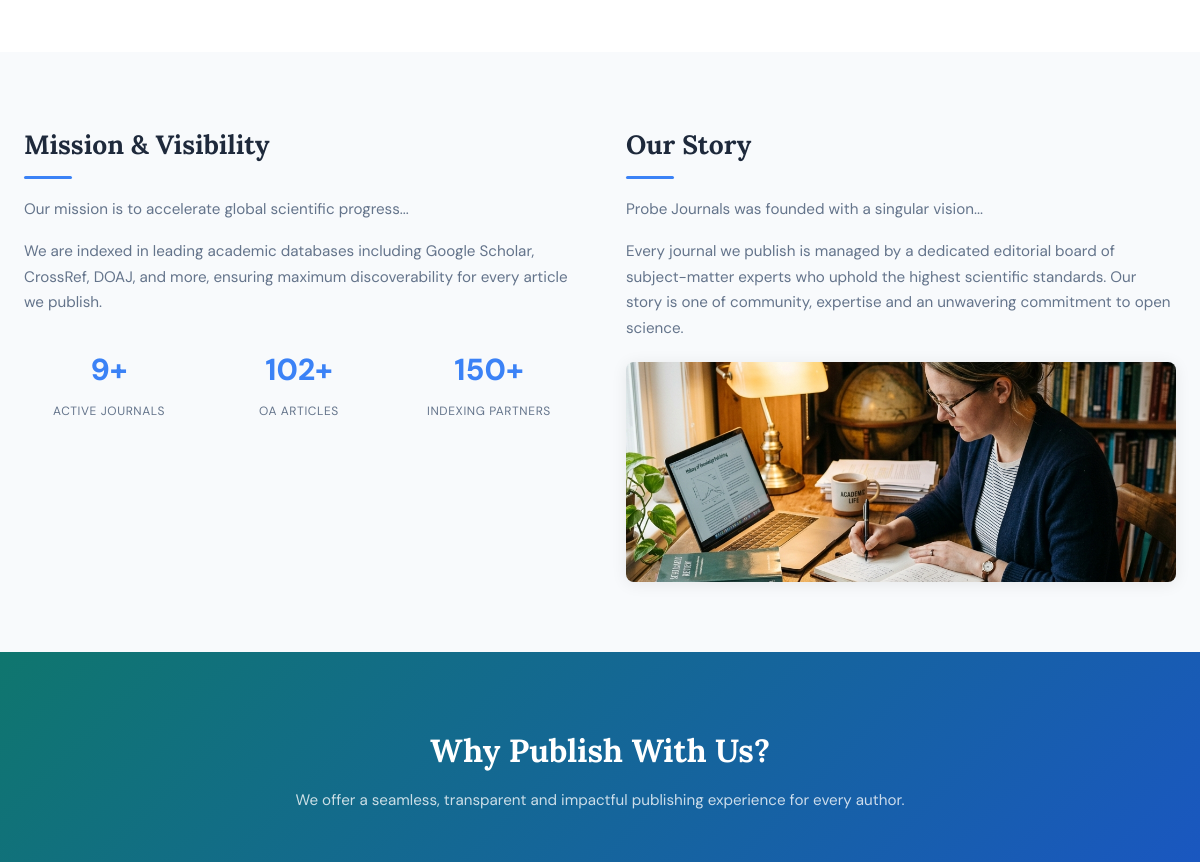
Before: / (middle part) with the older database file.
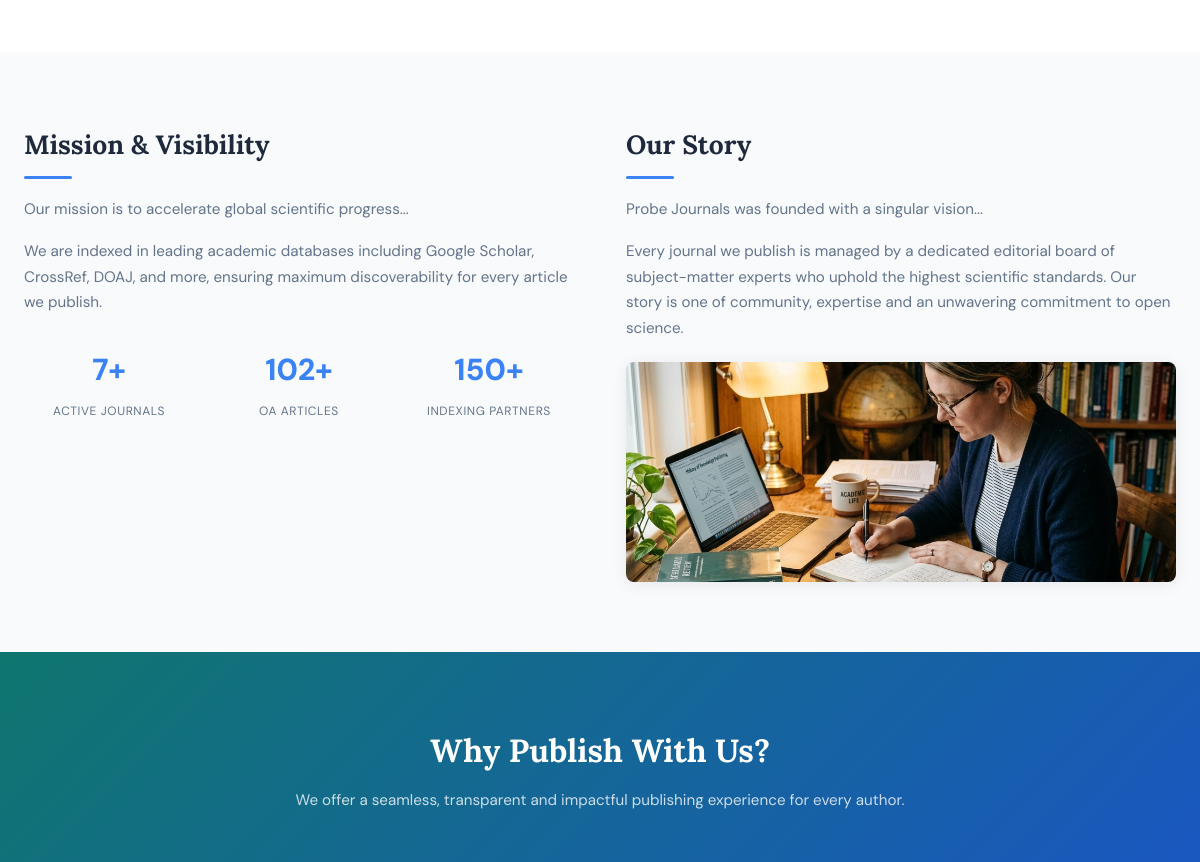
After: the same page with the newer database file.
### tables this page shows
CREATE TABLE IF NOT EXISTS site_pages (
  id INT AUTO_INCREMENT PRIMARY KEY,
  page_key VARCHAR(100) NOT NULL UNIQUE,
  page_title VARCHAR(255),
  content LONGTEXT,
  meta_title VARCHAR(255),
  meta_description TEXT,
  updated_at TIMESTAMP DEFAULT CURRENT_TIMESTAMP ON UPDATE CURRENT_TIMESTAMP
);

CREATE TABLE IF NOT EXISTS site_settings (
  setting_key VARCHAR(100) PRIMARY KEY,
  setting_value TEXT,
  setting_label VARCHAR(255),
  setting_type ENUM('text','textarea','email','url','number','image') DEFAULT 'text'
);

### includes/functions.php (called while the page is built, shortened)
<?php
function getSiteSetting(string $key, string $default = ''): string {
    $db = getDB();
    $stmt = $db->prepare("SELECT setting_value FROM site_settings WHERE setting_key = ? LIMIT 1");
    $stmt->execute([$key]);
    $result = $stmt->fetch();
    return $result ? $result['setting_value'] : $default;
}
function getPageContent(string $pageKey): string {
    $db = getDB();
    $stmt = $db->prepare("SELECT content FROM site_pages WHERE page_key = ? LIMIT 1");
    $stmt->execute([$pageKey]);
    $result = $stmt->fetch();
    return $result ? $result['content'] : '';
}

### public/index.php (the view, shortened to what this page needs)
<?php
require_once __DIR__ . '/../includes/header.php';
?>
<section class="hp-section">
</section>
<section class="hp-section hp-section--alt">
    <div class="container">
        <div class="hp-mission-grid">
            <div class="hp-mission-text">
                <h2 class="hp-section-title">Mission &amp; Visibility</h2>
                <p><?php echo getPageContent('homepage_mission') ?: 'Our mission is to accelerate global scientific progress through open-access publishing. By removing financial and geographic barriers to knowledge, we ensure that the research of scientists, clinicians, and engineers around the world receives the visibility it deserves.'; ?></p>
                <p style="margin-top:16px;">We are indexed in leading academic databases including Google Scholar, CrossRef, DOAJ, and more, ensuring maximum discoverability for every article we publish.</p>
                <div class="hp-mission-stats">
                    <div class="hp-stat">
                        <span class="hp-stat__num"><?php echo getSiteSetting('oa_journals_total', '7'); ?>+</span>
                        <span class="hp-stat__label">Active Journals</span>
                    </div>
                    <div class="hp-stat">
                        <span class="hp-stat__num"><?php echo getSiteSetting('oa_articles_total', '102'); ?>+</span>
                        <span class="hp-stat__label">OA Articles</span>
                    </div>
                    <div class="hp-stat">
                        <span class="hp-stat__num">150+</span>
                        <span class="hp-stat__label">Indexing Partners</span>
                    </div>
                </div>
            </div>
            <div class="hp-story-block">
                <h2 class="hp-section-title">Our Story</h2>
                <p><?php echo getPageContent('homepage_story') ?: 'Probe Journals was founded with a singular vision — to democratize scientific knowledge. Starting with a handful of journals in the medical sciences, we have grown into a trusted publisher recognized by academics globally.'; ?></p>
                <p style="margin-top:16px;">Every journal we publish is managed by a dedicated editorial board of subject-matter experts who uphold the highest scientific standards. Our story is one of community, expertise and an unwavering commitment to open science.</p>
                <img src="<?php echo SITE_URL; ?>/assets/img/our-story.jpg" alt="Our Story" class="hp-story-img">
            </div>
        </div>
    </div>
</section>
<section class="hp-why">
    <div class="container">
        <h2 class="hp-why__title">Why Publish With Us?</h2>
        <p class="hp-why__sub">We offer a seamless, transparent and impactful publishing experience for every author.</p>
    </div>
</section>
<?php require_once __DIR__ . '/../includes/footer.php'; ?>

### includes/header.php (shortened to what this page needs)
<?php
require_once __DIR__ . '/functions.php';
?>
<!DOCTYPE html>
<html lang="en">
<head>
    <link rel="stylesheet" href="https://cdnjs.cloudflare.com/ajax/libs/font-awesome/6.5.1/css/all.min.css">
    <link rel="stylesheet" href="<?php echo SITE_URL; ?>/assets/css/main.css">
</head>
<body class="<?php echo isset($body_class) ? $body_class : ''; ?>">
<main>

### includes/footer.php (shortened to what this page needs)
</main>
</body>
</html>

### public/assets/css/main.css (style rules this page uses)
:root { --indigo: #3B82F6; --indigo-dark: #2563EB; --teal: #60A5FA; --teal-dark: #3B82F6; --purple: #1D4ED8; --bg: #ffffff; --bg-alt: #f8fafc; --card-bg: #ffffff; --text: #1e293b; --muted: #64748b; --border: #e2e8f0; --shadow: 0 2px 16px rgba(0,0,0,0.08); --primary-gradient: linear-gradient(135deg, #2563EB, #1D4ED8); --font-serif: 'Lora', serif; --font-sans: 'DM Sans', sans-serif; --transition: all 0.3s ease; }
* { box-sizing: border-box; margin: 0; padding: 0; }
body { font-family: var(--font-sans); background-color: var(--bg); color: var(--text); line-height: 1.7; transition: background-color 0.3s, color 0.3s; }
h1, h2, h3, h4, h5, h6 { font-family: var(--font-serif); font-weight: 700; }
img { max-width: 100%; height: auto; display: block; }
.container { max-width: 1200px; margin: 0 auto; padding: 0 24px; }
.hp-section { padding: 70px 0; background: var(--bg); }
.hp-section--alt { background: var(--bg-alt); }
.hp-section-title { font-size: 1.65rem; color: var(--text); margin-bottom: 18px; position: relative; padding-bottom: 12px; }
.hp-section-title::after { content: ''; position: absolute; bottom: 0; left: 0; width: 48px; height: 3px; background: var(--indigo); border-radius: 2px; }
.hp-mission-grid { display: grid; grid-template-columns: 1fr 1fr; gap: 52px; align-items: start; }
.hp-mission-text p { color: var(--muted); font-size: 0.95rem; }
.hp-mission-stats { display: flex; gap: 20px; margin-top: 28px; flex-wrap: wrap; }
.hp-stat { text-align: center; flex: 1; min-width: 80px; }
.hp-stat__num { display: block; font-size: 1.9rem; font-weight: 800; color: var(--indigo); font-family: var(--font-sans); }
.hp-stat__label { font-size: 0.75rem; color: var(--muted); text-transform: uppercase; letter-spacing: 0.05em; }
.hp-story-block p { color: var(--muted); font-size: 0.95rem; }
.hp-story-img { width: 100%; height: 220px; object-fit: cover; border-radius: 8px; box-shadow: var(--shadow); margin-top: 20px; }
.hp-why { background: linear-gradient(135deg, #0f766e 0%, #1d4ed8 100%); padding: 72px 0; color: white; }
.hp-why__title { text-align: center; font-size: clamp(1.5rem, 3vw, 2rem); color: white; margin-bottom: 10px; }
.hp-why__sub { text-align: center; color: rgba(255,255,255,0.78); margin-bottom: 50px; font-size: 0.95rem; }

Changed rows visible on the page:
changed site_settings (number 1 of 2 on the later page): setting_value "9" → "7"
